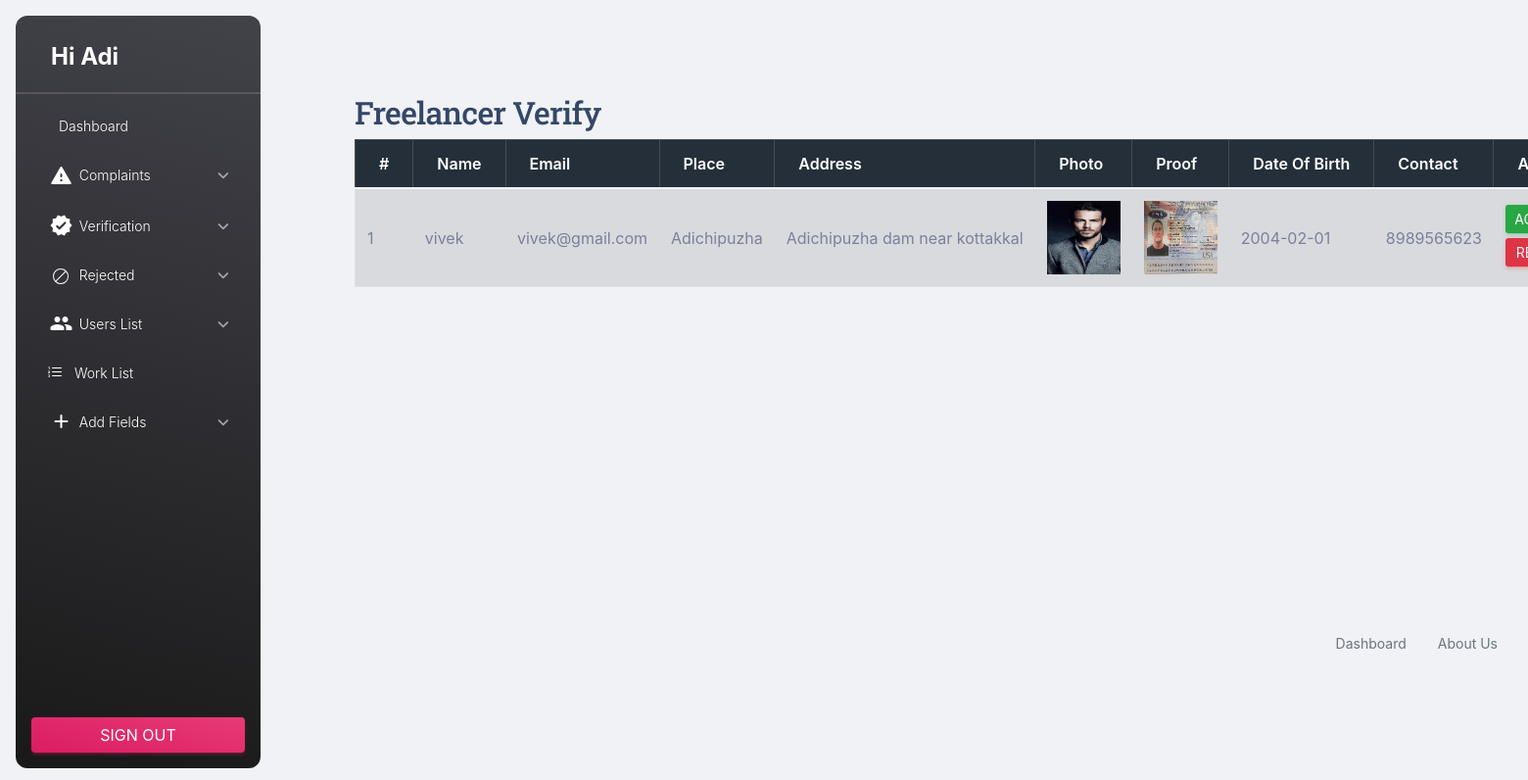
Screenshot of /Admin/freelanverify.php (signed in) with the database file from the repository.
### tables this page shows
CREATE TABLE `tbl_freelan` (
  `freelan_id` int(11) NOT NULL,
  `freelan_name` varchar(50) NOT NULL,
  `freelan_email` varchar(50) NOT NULL,
  `place_id` int(11) NOT NULL,
  `freelan_address` varchar(200) NOT NULL,
  `freelan_photo` varchar(50) NOT NULL,
  `freelan_proof` varchar(50) NOT NULL,
  `freelan_password` varchar(50) NOT NULL,
  `freelan_dob` varchar(20) NOT NULL,
  `freelan_contact` varchar(20) NOT NULL,
  `freelan_status` int(11) NOT NULL,
  `freelan_gender` varchar(50) NOT NULL
);

CREATE TABLE `tbl_place` (
  `place_id` int(11) NOT NULL,
  `place_name` varchar(50) NOT NULL,
  `place_pincode` int(11) NOT NULL,
  `district_id` int(11) NOT NULL
);

### Admin/freelanverify.php (the view, shortened to what this page needs)
<?php
include('Header.php');
	?>
<!DOCTYPE html PUBLIC "-//W3C//DTD XHTML 1.0 Transitional//EN" "http://www.w3.org/TR/xhtml1/DTD/xhtml1-transitional.dtd">
<html xmlns="http://www.w3.org/1999/xhtml">
<head>
<link href="https://maxcdn.bootstrapcdn.com/bootstrap/4.5.2/css/bootstrap.min.css" rel="stylesheet">
</head>
<body>
  <div class="container mt-5">
  <h2> Freelancer Verify</h2>
    <form action="" method="post" name="frm_Fverify">
      <table class="table table-bordered table-striped">
        <thead class="thead-dark">
          <tr>
            <th scope="col">#</th>
            <th scope="col">Name</th>
            <th scope="col">Email</th>
            <th scope="col">Place</th>
            <th scope="col">Address</th>
            <th scope="col">Photo</th>
            <th scope="col">Proof</th>
            <th scope="col">Date of Birth</th>
            <th scope="col">Contact</th>
            <th scope="col">Action</th>
          </tr>
        </thead>
        <tbody>
          <?php
          $i=0;
          $selqry="select * from tbl_freelan u
          inner join tbl_place j on u.place_id=j.place_id where freelan_status='0' ";
          $freelan=$con->query($selqry);
          while($data=$freelan->fetch_assoc())
          {
            $i++;
          ?>
          <tr>
            <td><?php echo $i ?></td>
            <td><?php echo $data['freelan_name'] ?></td>
            <td><?php echo $data['freelan_email'] ?></td>
            <td><?php echo $data['place_name'] ?></td>
            <td><?php echo $data['freelan_address'] ?></td>
            <td><a href="../Asset/Files/Freelan/Photo/<?php echo $data['freelan_photo'] ?>"><img src="../Asset/Files/Freelan/Photo/<?php echo $data['freelan_photo'] ?>" width="75" height="75"  /></a></td>
            <td><a href="../Asset/Files/Freelan/Proof/<?php echo $data['freelan_proof'] ?>"><img src="../Asset/Files/Freelan/Proof/<?php echo $data['freelan_proof'] ?>" width="75" height="75"  /></a></td>
            <td><?php echo $data['freelan_dob'] ?></td>
            <td><?php echo $data['freelan_contact'] ?></td>
            <td class="action-buttons">
              <a href="freelanverify.php?act=<?php echo $data['freelan_id'] ?>" class="btn btn-success btn-sm">Accept</a>
              <a href="freelanverify.php?rej=<?php echo $data['freelan_id'] ?>" class="btn btn-danger btn-sm">Reject</a>
            </td>
          </tr>
          <?php
          }
          ?>
        </tbody>
      </table>
    </form>
  </div>
</body>
<?php
include('Footer.php');
?>
</html>

### Admin/freelanverify.php (style rules this page uses)
body { background-color: #f8f9fa; }
.table th, .table td { vertical-align: middle; }
.action-buttons a { display: block; margin-bottom: 5px; }
.table .thead-dark th { color: #fff; background-color: #242f3a; border-color: #454d55; }

### rows the page displays
tbl_freelan: freelan_name "vivek", freelan_email "vivek@gmail.com", place.place_name "Adichipuzha", freelan_address "Adichipuzha dam near kottakkal", freelan_photo (picture), freelan_proof (picture), freelan_dob "2004-02-01", freelan_contact "8989565623"

### other values shown
$_SESSION['aName'] "Adi"
